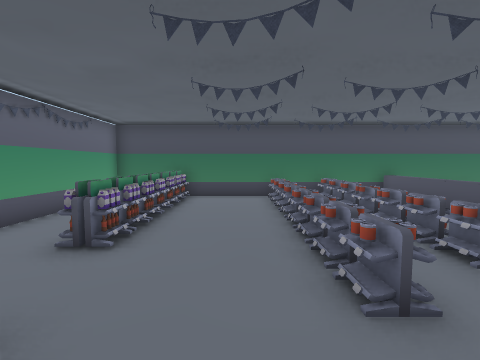
[1] (above)

16 first-person views from a walk through a 3-D level made in the Unity game engine. The camera is 1.4 m above the floor, tilts 4° down and sees 90° across. The floor is counted in squares, 1 m on a side. Each view is taken from the middle of a square. On the plan, view 1 faces up. The plan holds only what a view shows up to about 13 squares ahead; the rest is blank. The place goes on beyond the plan. The player is left out. Door leaves are left out, so doorways stand open. Some surface patterns are stand-ins.

[2]
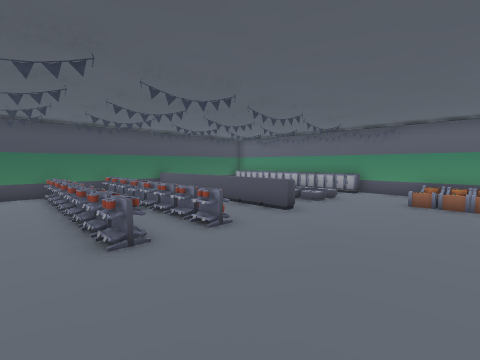

[3]
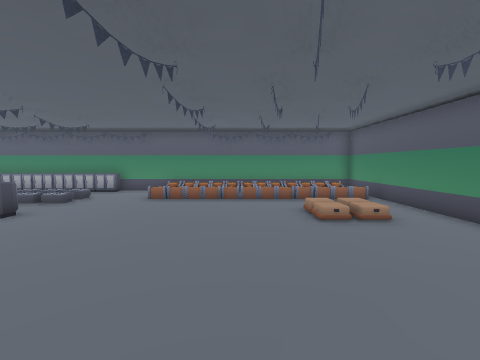

[4]
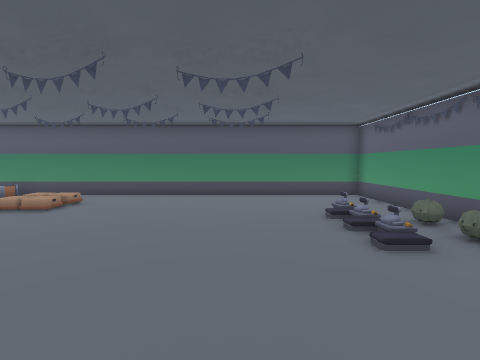

[5]
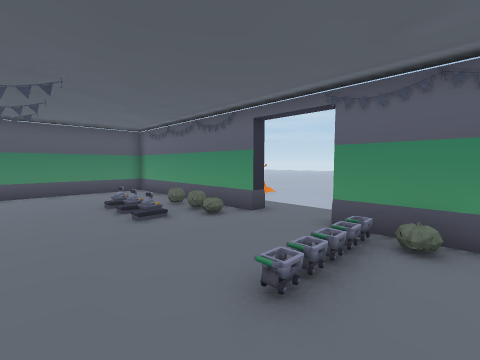

[6]
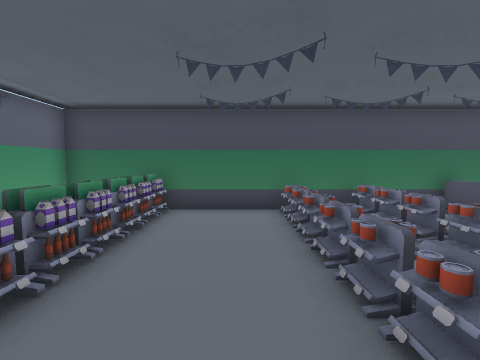

[7]
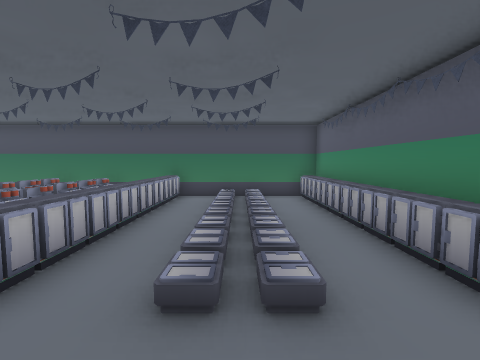

[8]
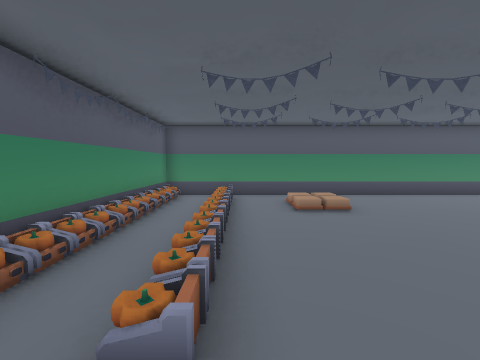

[9]
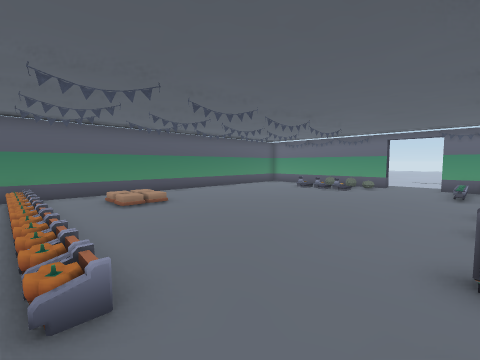

[10]
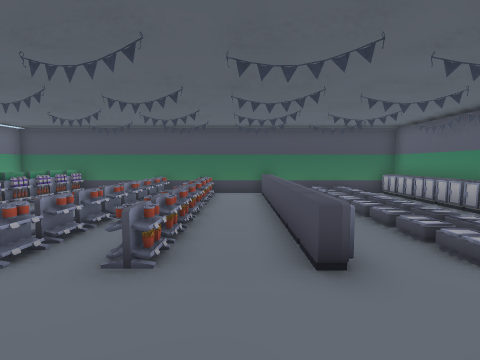

[11]
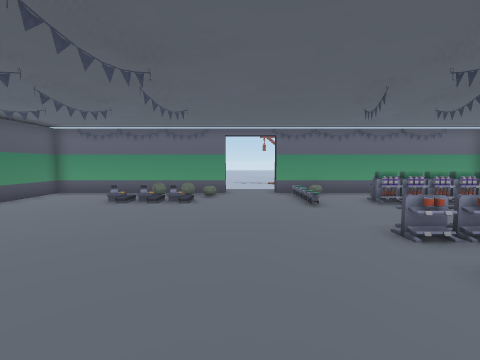

[12]
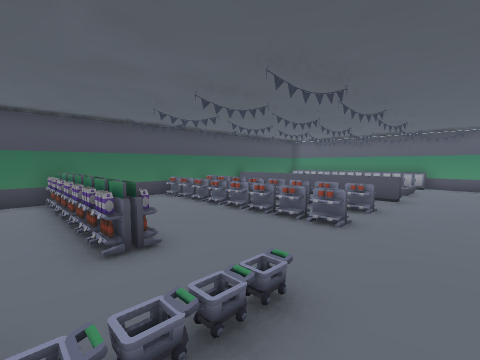

[13]
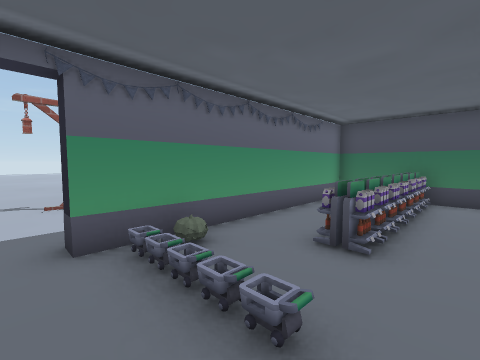

[14]
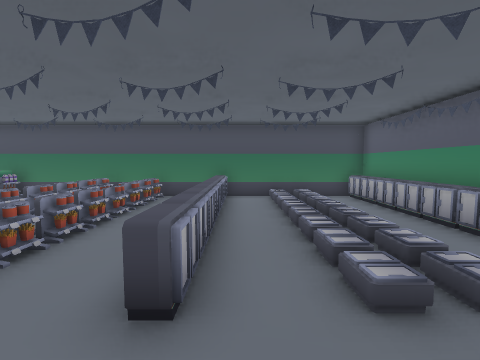

[15]
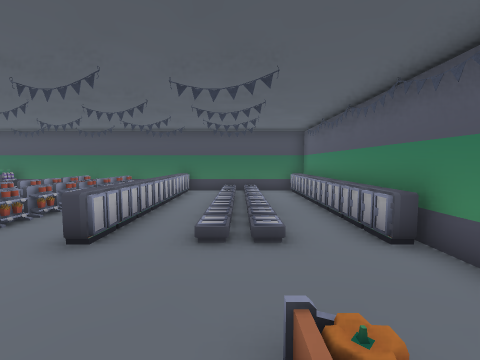

[16]
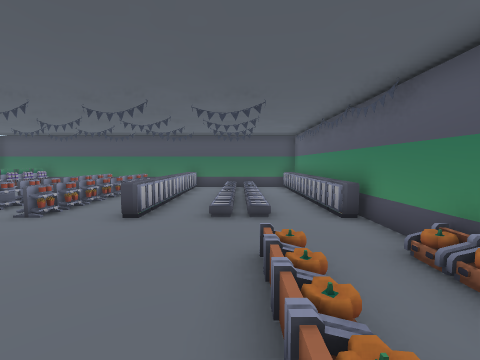

### Floor plan
Key: @ floor where view 1 was taken; # wall or solid block; . main floor; : floor 0.25 m higher than the main floor; / step, stairs or slope; D open door; O other object.
Columns run from 9 left of view 1 to 12 right of it. Each row starts with its distance up from view 1.
 10     ## O##############
  9     #.OO..OOO..O.///.O
  8     #.OO..OOO#.O.///.O
  7     #.OO..#O#O.O.///.O
  6     #.OO..#O#O.O.///.O
  5     #.OO..O/O..O.///.O
  4     #.OO..#O#O.O.///.O
  3     #.....#O#O.O.///.O
  2     #......O.O.O.///.O
  1 ...##.O..............#
  0 ....D....@...........#
 -1 ....D................#
 -2 ...##................#
 -3 ... #.:............/.#
 -4 O   #.O............/.#
 -5 O   #.:............/.#
 -6     #.O........//.//.#
 -7     #..........//../.#
 -8     #............../.#
 -9     #.............//.#
-10     ##################

Where each view was taken, in squares from view 1:
view 1: 0 up, 0 right, facing up
view 2: 2 down, 0 right, facing up-right
view 3: 4 down, 0 right, facing right
view 4: 1 up, 0 right, facing down
view 5: 3 up, 0 right, facing down-left
view 6: 3 up, 0 right, facing up
view 7: 0 up, 9 right, facing up
view 8: 1 up, 9 right, facing down
view 9: 2 up, 10 right, facing down-left
view 10: 1 down, 5 right, facing up
view 11: 1 down, 6 right, facing left
view 12: 0 up, 4 left, facing up-right
view 13: 0 up, 1 left, facing up-left
view 14: 0 up, 7 right, facing up
view 15: 2 down, 9 right, facing up
view 16: 4 down, 9 right, facing up
